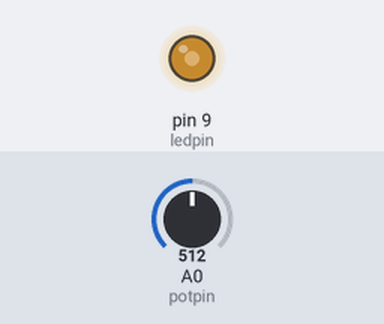
The sketch below on a simulated Arduino Uno, built with avr-gcc and run on an emulated ATmega328P. Parts: output pins drawn as LEDs (lit = HIGH). The test bench sets the inputs (shaded band); at power-on: A0 (potpin) = 512.

Above: at 1.2 s.
1.3 s: A0 (potpin) set to 716
At 1.7 s:
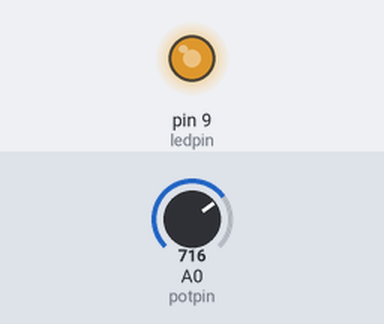
2.8 s: A0 (potpin) set to 900
At 4.0 s:
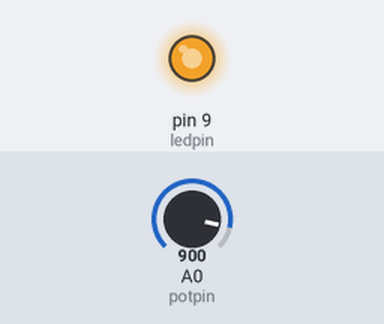
4.3 s: A0 (potpin) set to 122
At 5.2 s:
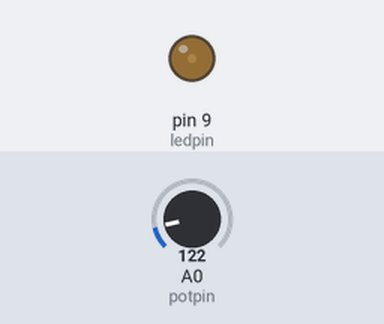
5.8 s: A0 (potpin) set to 0
At 6.4 s:
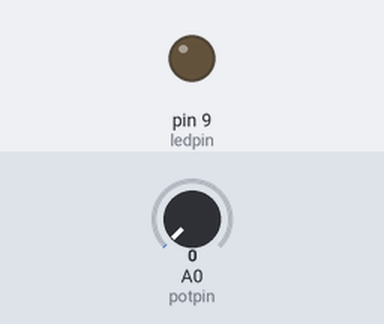
Timing chart, 0 to 8.3 s (numbered marks = the images above; inputs shaded):
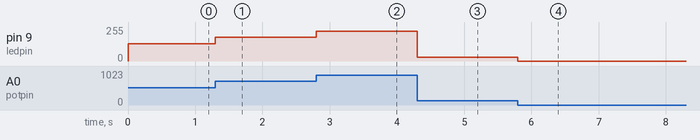

Measured:
- after the input at 1.3 s, pin 9 (ledpin): 128/255 → 179/255 at once
- after the input at 2.8 s, pin 9 (ledpin): 179/255 → 225/255 at once
- after the input at 4.3 s, pin 9 (ledpin): 225/255 → 30/255 at once
- after the input at 5.8 s, pin 9 (ledpin): 30/255 → 0/255 at once

The sketch:

pwm_led.ino
```cpp
int potpin = 0;  // analog pin used to connect the potentiometer
int ledpin = 9;
int val;    // variable to read the value from the analog pin

void setup() {
  // put your setup code here, to run once:
  pinMode(ledpin, OUTPUT);
}

void loop() {
  // PWM expects values from 0 to 255, so divide read analog (0-1024) by four.
  val = analogRead(potpin) / 4;
  analogWrite(ledpin, val);
}
```
